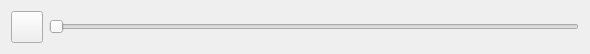
<?xml version="1.0" encoding="UTF-8"?>
<ui version="4.0">
 <class>dd::widgets::WidgetAppVolumeControl</class>
 <widget class="QWidget" name="dd::widgets::WidgetAppVolumeControl">
  <property name="geometry">
   <rect>
    <x>0</x>
    <y>0</y>
    <width>590</width>
    <height>46</height>
   </rect>
  </property>
  <property name="windowTitle">
   <string>WidgetAppVolumeControl</string>
  </property>
  <layout class="QVBoxLayout" name="verticalLayout">
   <item>
    <layout class="QHBoxLayout" name="horizontalLayout">
     <item>
      <widget class="QPushButton" name="iconAndMuteButton">
       <property name="minimumSize">
        <size>
         <width>32</width>
         <height>32</height>
        </size>
       </property>
       <property name="maximumSize">
        <size>
         <width>32</width>
         <height>32</height>
        </size>
       </property>
       <property name="text">
        <string/>
       </property>
      </widget>
     </item>
     <item>
      <widget class="QSlider" name="volumeSlider">
       <property name="maximumSize">
        <size>
         <width>16777215</width>
         <height>16777215</height>
        </size>
       </property>
       <property name="orientation">
        <enum>Qt::Horizontal</enum>
       </property>
      </widget>
     </item>
    </layout>
   </item>
  </layout>
 </widget>
 <resources/>
 <connections/>
</ui>
